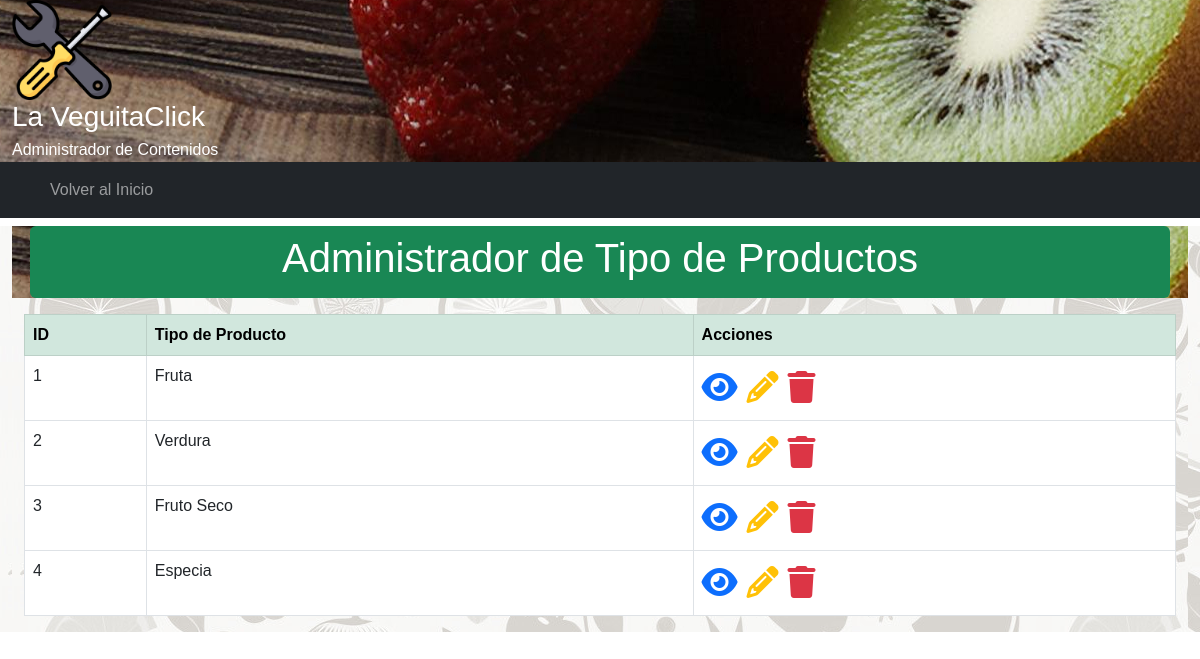
Screenshot of /crud/tipoProducto/ with the database file from the repository.
### crud/models.py (models this page shows, shortened)
class TipoProducto(models.Model):
    tipo = models.CharField(verbose_name='Tipo de Producto', max_length=50)
    created_at = models.DateTimeField(verbose_name='Fecha creación', auto_now_add=True)
    updated_at = models.DateTimeField(verbose_name='Fecha actualización', auto_now=True)
    class Meta:
        verbose_name = 'tipo de producto'
        verbose_name_plural = 'tipo de productos'
        ordering = ['id']

### crud/views.py (the view)
# urls.py: path('tipoProducto/', tipoProducto_lista, name="tipoProducto"),
def tipoProducto_lista(request):
    context = {'tipoProducto': TipoProducto.objects.all()}
    return render(request,'crud/tipoProducto.html',context)

### crud/templates/crud/tipoProducto.html (shortened to what this page needs)
{% extends 'crud/base.html' %}
{% load static %}
{% block main_content %}
<div class="container-fluid">
<main>
<header>
   <div class="container my-2 p-2 text-white text-center rounded bg-success">
      <h1>Administrador de Tipo de Productos</h1>
   </div>
</header>
 <div class="container-fluid my-2">
     <div class="table-responsive">
        <table class="table table-bordered">
            <thead class="table-success">
                <tr>
                    <th>ID</th>
                    <th>Tipo de Producto</th>
                    <th>Acciones</th>
                </tr>
            </thead>
            <tbody>
                {% for p in tipoProducto %}
                <tr>
                    <td>{{p.id}}</td>
                    <td>{{p.tipo}}</td>
                    <td>
                        <a class="text-decoration-none" href="{% url 'tipoProducto-detail' tipoProducto_id=p.id %}">
                            <span class="text-primary fs-2">
                                <i class="fa-solid fa-eye"></i>
                            </span>
                        </a>
                        <a class="text-decoration-none" href="{% url 'tipoProducto-edit' tipoProducto_id=p.id %}">
                            <span class="text-warning fs-2">
                                <i class="fa-solid fa-pencil"></i>
                            </span>
                        </a>
                        <a class="text-decoration-none modal-borrar" data-bs-toggle="modal"
                            data-bs-target="#staticBackdrop"
                            data-href="{% url 'tipoProducto-delete' tipoProducto_id=p.id %}">
                            <span class="text-danger fs-2">
                                <i class="fa-solid fa-trash"></i>
                            </span>
                        </a>
                    </td>
                </tr>
                {% endfor %}
            </tbody>
        </table>
    </div>
</main>
</div>
{% endblock %}

### crud/static/crud/css/styles.css (style rules this page uses)
body { margin: 0px; padding: 0px; font-family: Verdana, Geneva, Tahoma, sans-serif; }
header { background: url("img/bg-header.png"); color: white; }
header { background-color: rgb(35, 179, 109); color: white; }
main { background: url("img/bg-page.png"); background-color: white; }

### rows the page displays
TipoProducto: id "1", tipo "Fruta"
TipoProducto: id "2", tipo "Verdura"
TipoProducto: id "3", tipo "Fruto Seco"
TipoProducto: id "4", tipo "Especia"
